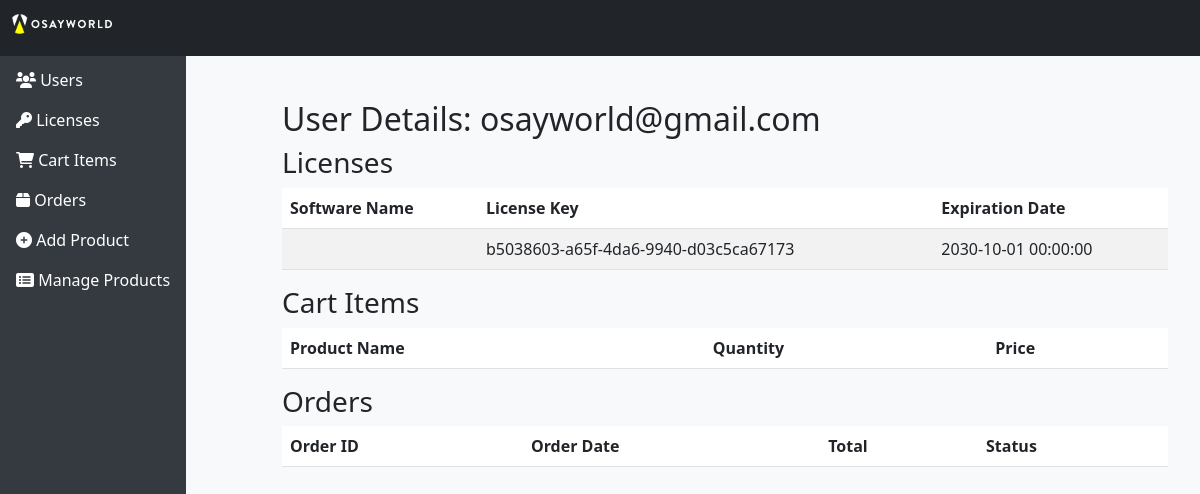
Screenshot of /admin/user-details/1 (signed in) with the database file from the repository.
### models/user.py (models this page shows, shortened)
class User(UserMixin, db.Model):
    id = db.Column(db.Integer, primary_key=True)
    username = db.Column(db.String(150), unique=True, nullable=False)
    email = db.Column(db.String(150), unique=True, nullable=False)
    password = db.Column(db.String(150), nullable=False)
    is_admin = db.Column(db.Boolean, default=False)
    is_developer = db.Column(db.Boolean, default=False)
    subscription_active = db.Column(db.Boolean, default=False)
    two_factor_enabled = db.Column(db.Boolean, default=False)  # Two-factor authentication support
    referral_code = db.Column(db.String(10), unique=True, nullable=True)  # Affiliate program support
    profile_picture_url = db.Column(db.String(250), nullable=True)  # User profile picture for admin panel
    last_login = db.Column(db.DateTime, nullable=True)  # Store last login for security analysis
    fraud_flagged = db.Column(db.Boolean, default=False)  # Anti-fraud flag
    currency = db.Column(db.String(10), nullable=False, default="USD")  # Multi-currency support
    created_at = db.Column(db.DateTime, default=datetime.utcnow)
    updated_at = db.Column(db.DateTime, default=datetime.utcnow, onupdate=datetime.utcnow)
    licenses = db.relationship('License', backref='user', lazy=True)
    cart_items = db.relationship('CartItem', backref='user', lazy=True)
    orders = db.relationship('Order', backref='user', lazy=True)
    purchased_items = db.relationship('PurchasedItem', backref='user', lazy=True)
    analytics = db.relationship('Analytics', backref='user', lazy=True)
    reviews = db.relationship('Review', backref='user', lazy=True)
    notifications = db.relationship('Notification', backref='user', lazy=True)
    audit_logs = db.relationship('AuditLog', backref='user', lazy=True)
    tickets = db.relationship('SupportTicket', backref='user', lazy=True)

class License(db.Model):
    id = db.Column(db.Integer, primary_key=True)
    license_key = db.Column(db.String(250), unique=True, nullable=False, default=generate_license_key)
    hashed_license_key = db.Column(db.String(250), nullable=False)  # Add hash for license security
    issued_at = db.Column(db.DateTime, default=datetime.utcnow)
    expires_at = db.Column(db.DateTime, nullable=False)
    is_active = db.Column(db.Boolean, default=True)
    is_suspended = db.Column(db.Boolean, default=False)
    validation_token = db.Column(db.String(250), nullable=True)  # Added for enhanced API validation
    machine_id = db.Column(db.String(100), nullable=True)
    activation_limit = db.Column(db.Integer, default=1)
    api_key = db.Column(db.String(100), nullable=True)
    usage_limit = db.Column(db.Integer, default=default_usage_limit)
    current_usage = db.Column(db.Integer, default=0)
    webhook_url = db.Column(db.String(250), nullable=True)
    subscription_id = db.Column(db.String(100), nullable=True)  # Stripe/PayPal subscription ID
    user_id = db.Column(db.Integer, db.ForeignKey('user.id'), nullable=False)
    product_id = db.Column(db.Integer, db.ForeignKey('product.id'), nullable=False)
    whitelisted_ips = db.Column(db.String(250), nullable=True)  # IP whitelisting support for security
    transfer_allowed = db.Column(db.Boolean, default=True)  # Flag for allowing license transfer
    max_api_requests_per_day = db.Column(db.Integer, nullable=False, default=1000)  # API rate limiting

### routes/admin_routes.py (the view)
    @login_required
    def decorated_function(*args, **kwargs):
        if not current_user.is_admin:
            flash("You do not have permission to access this page.")
            return redirect(url_for('general.index'))
        return f(*args, **kwargs)

### app.py (called while the page is built)
@login_manager.user_loader
def load_user(user_id):
    return User.query.get(int(user_id))  # Load the user by ID from the database

### routes/admin_routes.py (called while the page is built)
def admin_required(f):
    @login_required
    def decorated_function(*args, **kwargs):
        if not current_user.is_admin:
            flash("You do not have permission to access this page.")
            return redirect(url_for('general.index'))
        return f(*args, **kwargs)
    return decorated_function

@admin_bp.before_request
def ensure_user_one_is_admin():
    user = User.query.get(1)
    if user and not user.is_admin:
        user.is_admin = True
        db.session.commit()

@admin_bp.route('/user-details/<int:user_id>', methods=['GET'], endpoint='user_details')
@admin_required
def user_details(user_id):
    user = User.query.get_or_404(user_id)
    licenses = License.query.filter_by(user_id=user_id).all()
    cart_items = user.cart_items
    orders = user.orders
    fraud_attempts = FraudDetection.query.filter_by(user_id=user_id).all()
    notifications = Notification.query.filter_by(user_id=user_id).all()
    return render_template('admin/user_details.html', user=user, licenses=licenses, cart_items=cart_items,
                           orders=orders, fraud_attempts=fraud_attempts, notifications=notifications)

### templates/admin/user_details.html (shortened to what this page needs)
{% extends "admin/admin_base.html" %}
{% block content %}
<h2>User Details: {{ user.username }}</h2>
<h3>Licenses</h3>
<table class="table table-striped">
    <thead>
        <tr>
            <th>Software Name</th>
            <th>License Key</th>
            <th>Expiration Date</th>
        </tr>
    </thead>
    <tbody>
        {% for license in licenses %}
        <tr>
            <td>{{ license.software_name }}</td>
            <td>{{ license.license_key }}</td>
            <td>{{ license.expires_at or 'N/A' }}</td>
        </tr>
        {% endfor %}
    </tbody>
</table>
<h3>Cart Items</h3>
<table class="table table-striped">
    <thead>
        <tr>
            <th>Product Name</th>
            <th>Quantity</th>
            <th>Price</th>
        </tr>
    </thead>
</table>
<h3>Orders</h3>
<table class="table table-striped">
    <thead>
        <tr>
            <th>Order ID</th>
            <th>Order Date</th>
            <th>Total</th>
            <th>Status</th>
        </tr>
    </thead>
</table>
{% endblock %}

### templates/admin/admin_base.html (style rules this page uses)
body { background-color: #f8f9fa; }

### rows the page displays
User: username "osayworld@gmail.com"
License: license_key "b5038603-a65f-4da6-9940-d03c5ca67173", expires_at "2030-10-01 00:00:00"
